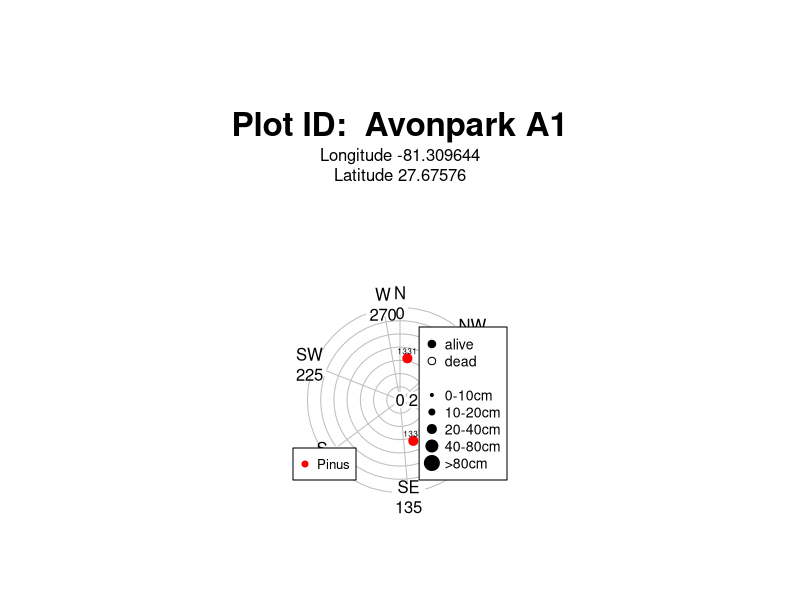
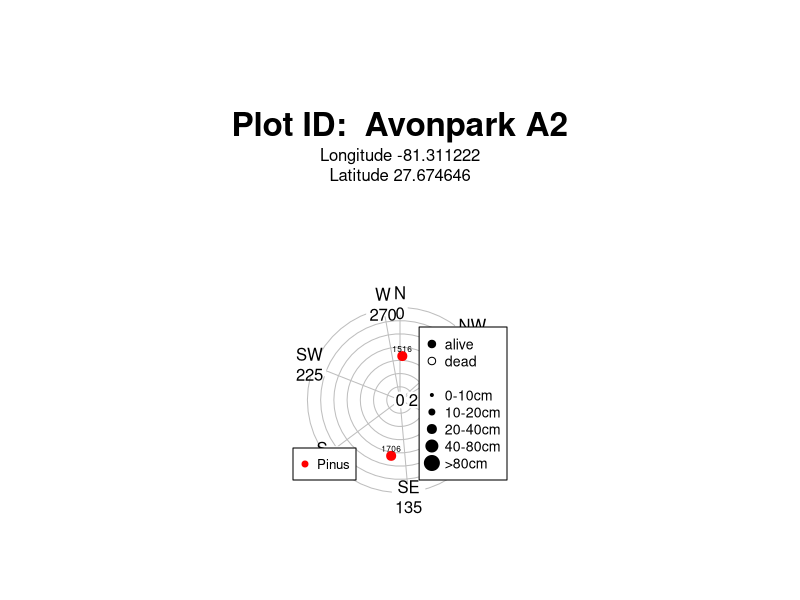
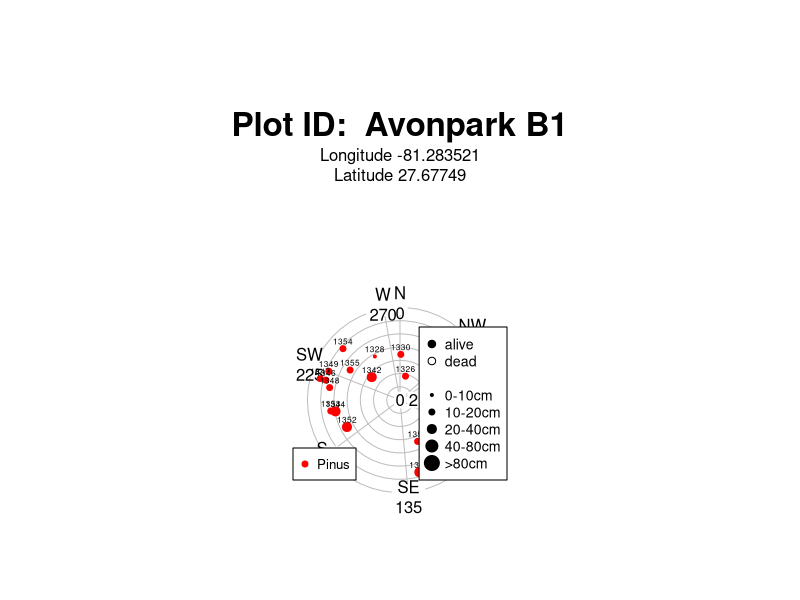
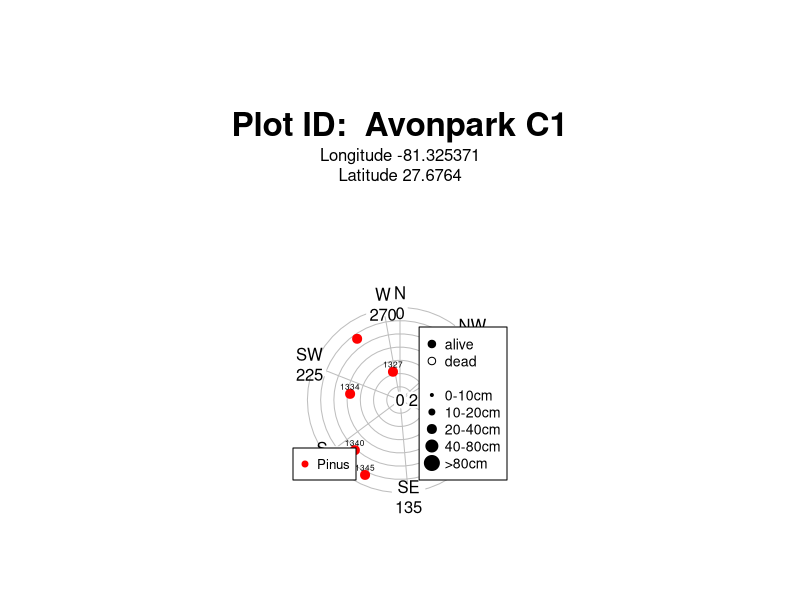
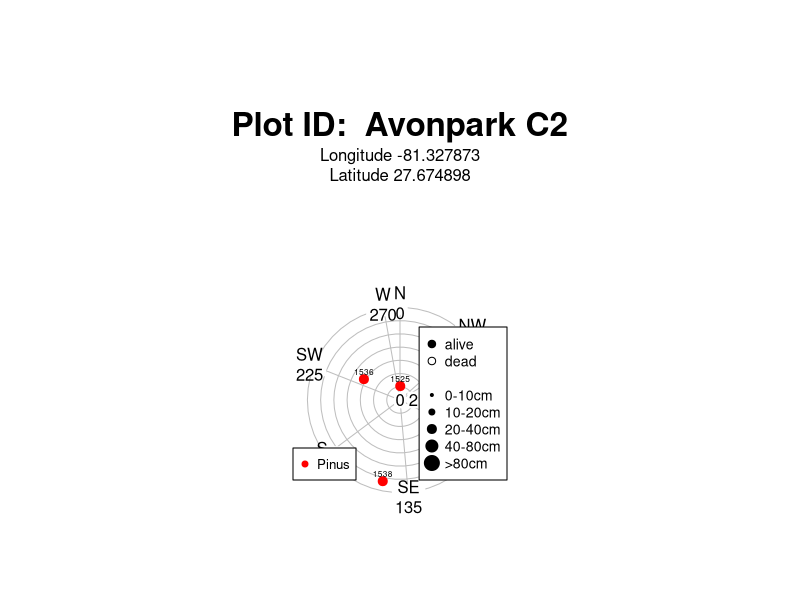
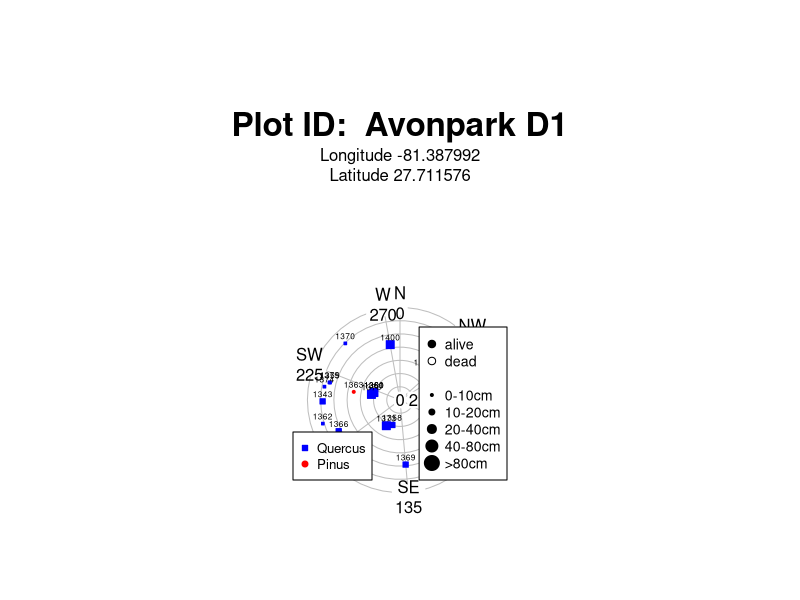
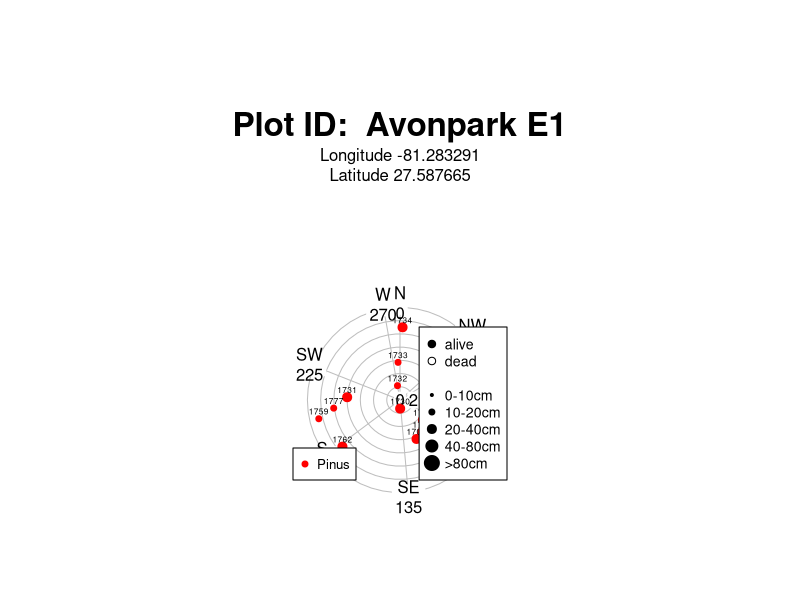
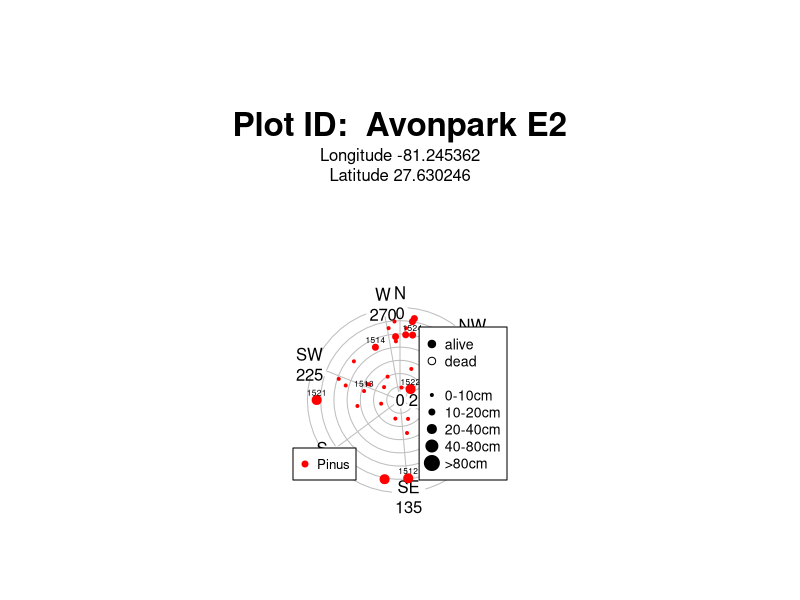

These figures' R source, in order: (Note: this script raises an error after producing the figures.)
# Making STEM MAPS for tree surveys
#
# Adapted from code provided by Margaret Metz

library(plyr); library(dplyr); library(readr); library(ggplot2)
library(plotrix)
library(stringr)

tree_data <- read_csv("data/processed_data/trees.csv")# load tree data
plotids <- sort(unique(tree_data$plot_id))# vector of unique plot ids

plot_data <- read_csv("data/processed_data/plot_locations.csv")
plot_data <- plot_data %>%
      # mutate(plot_id = str_to_title(plot_id)) %>%
      select(plot_id, Longitude = lon, Latitude = lat, installation_full_name)

stem_map_data <- tree_data %>%
      arrange(desc(date)) %>%
      filter(!duplicated(stem_id)) %>%
      select(stem_id, plot_id, tag, dbh, health, distance, azimuth, scientific_name, Genus) %>%
      mutate(
            Genus = if_else(Genus %in% c("Acer","Carya", "Pinus", "Quercus"), Genus, "other"),
             symbol.pch = case_when(
                   Genus == "Acer" ~ 24,
                   Genus == "Carya" ~ 23,
                   Genus == "Pinus" ~ 21,
                   Genus == "Quercus" ~ 22,
                   Genus == "other" ~ 25,
                   ),
             symbol.colors = case_when(
                   Genus == "Acer" ~ "darkorange",
                   Genus == "Carya" ~ "brown",
                   Genus == "Pinus" ~ "red",
                   Genus == "Quercus" ~ "blue",
                   Genus == "other" ~ "black",
                   ),
            symbol.fill = case_when(
                  Genus == "Acer" ~ "darkorange",
                  Genus == "Carya" ~ "brown",
                  Genus == "Pinus" ~ "red",
                  Genus == "Quercus" ~ "blue",
                  Genus == "other" ~ "black",
            )
             )


## Function to iterate over the vector of plot ids and make a map ####
for(i in plotids){

      tmp = filter(stem_map_data, plot_id==i)

      expansion=.4*cut(tmp$dbh, c(0,10,20,40,80, max(tree_data$dbh, na.rm=T)), labels=F)

      dead = tmp$health=="dead" & !is.na(tmp$health)
      dead[dead==TRUE] = "white"
      dead[dead==FALSE] = tmp$symbol.colors[dead==FALSE]

      ## Set page/map size
      # quartz(width = 8.5, height = 11, pointsize = 10)

      png(filename = paste("stem_maps/",i,".png",sep = ""),
          width = 8.5, height = 11,
          units = "in", pointsize = 10, res = 150)
      par(mai=c(0.5, 0.5, 0.5, 0.5))

      ## Make stem plot
      polar.plot(tmp$distance, tmp$azimuth,
           start=90, clockwise=T, rp.type="n",
           labels=paste(c("N","NE","E","SE","S","SW","W","NW"), seq(0,315,45), sep="\n"),
           label.pos=c(0, 45, 90, 135, 180, 225, 270, 315),
           radial.lim=c(0,12.6), mar=c(5, 5, 15, 5),
           label.prop=1.05, font=2, family="serif"
           )

xpos <- cos(pi*((-1)*tmp$azimuth+90)/180) * tmp$distance
ypos <- sin(pi*((-1)*tmp$azimuth+90)/180) * tmp$distance

points(xpos,ypos, pch=tmp$symbol.pch, cex=expansion, col=tmp$symbol.colors, bg=dead)


text(xpos,ypos, tmp$tag, cex=.5, pos=1, offset=c(-.5,-.6))

legend("bottomleft",
       legend=unique(tmp$Genus),
       col=unique(tmp$symbol.colors),
       pch=unique(tmp$symbol.pch),
       pt.bg=unique(tmp$symbol.fill),
       cex=0.8,
       inset=c(-0.035,.1))

legend("bottomright",
       legend=c("alive", "dead", NA,"0-10cm", "10-20cm", "20-40cm", "40-80cm", ">80cm"),
       col="black",
       pch=c(21,21,NA,rep(21,5)),
       pt.bg=c("black", "white", NA, "black", "black", "black", "black", "black"),
       pt.cex=c(1,1,NA, c(.4*(1:5))), cex=.85, inset=c(-0.035,.1))

pdata = filter(plot_data, plot_id==unique(tmp$plot_id)) %>%
      mutate(plot_id = str_to_title(plot_id))

mtext(paste("Plot ID: ", pdata$plot_id), font = 2, line=8, cex=2)

mtext(paste("Longitude ",pdata$Longitude,"\nLatitude ", pdata$Latitude, sep=""), line=5.75)

mtext(paste("Map printed ", date(), sep=""), side=1, adj=0, cex=.5, line=5)

dev.off()

}

dev.off()
